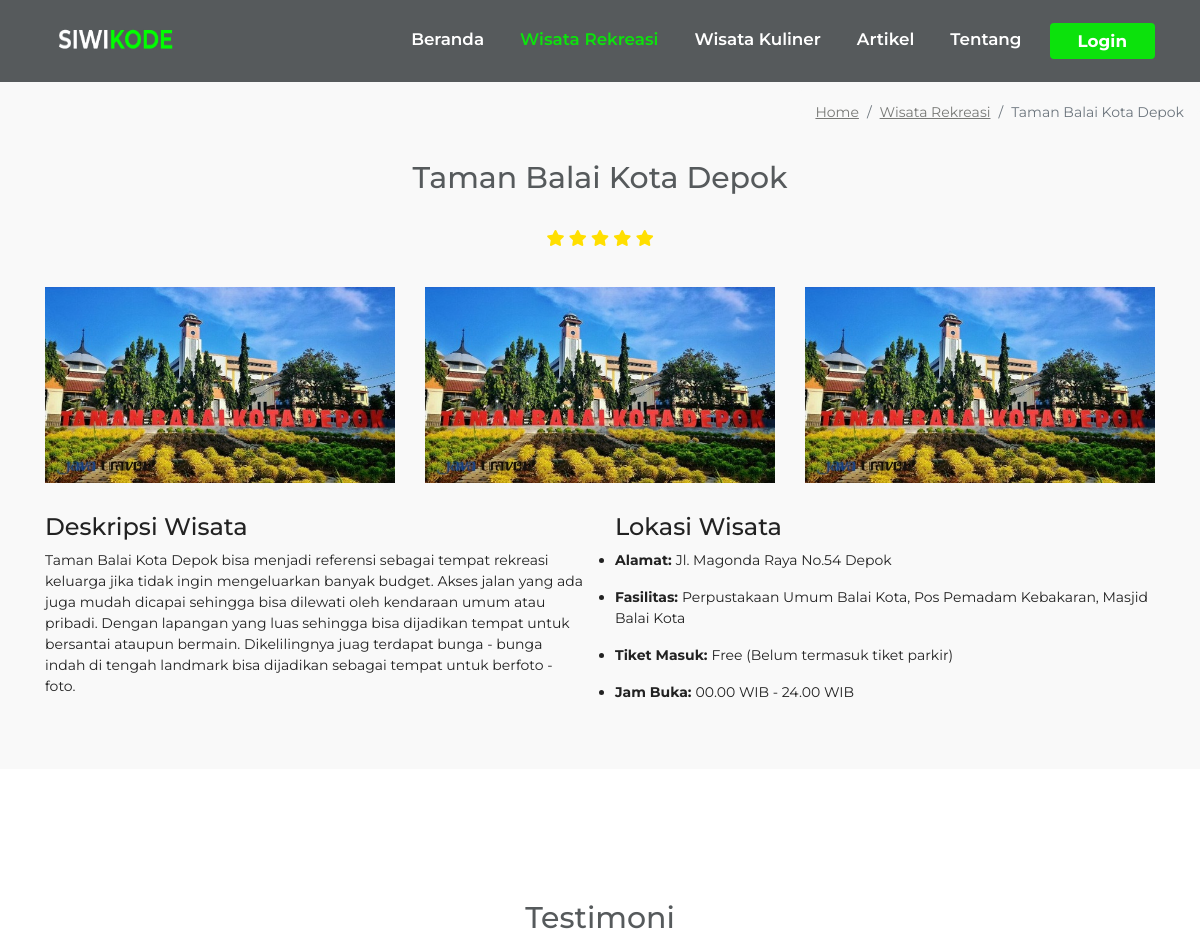
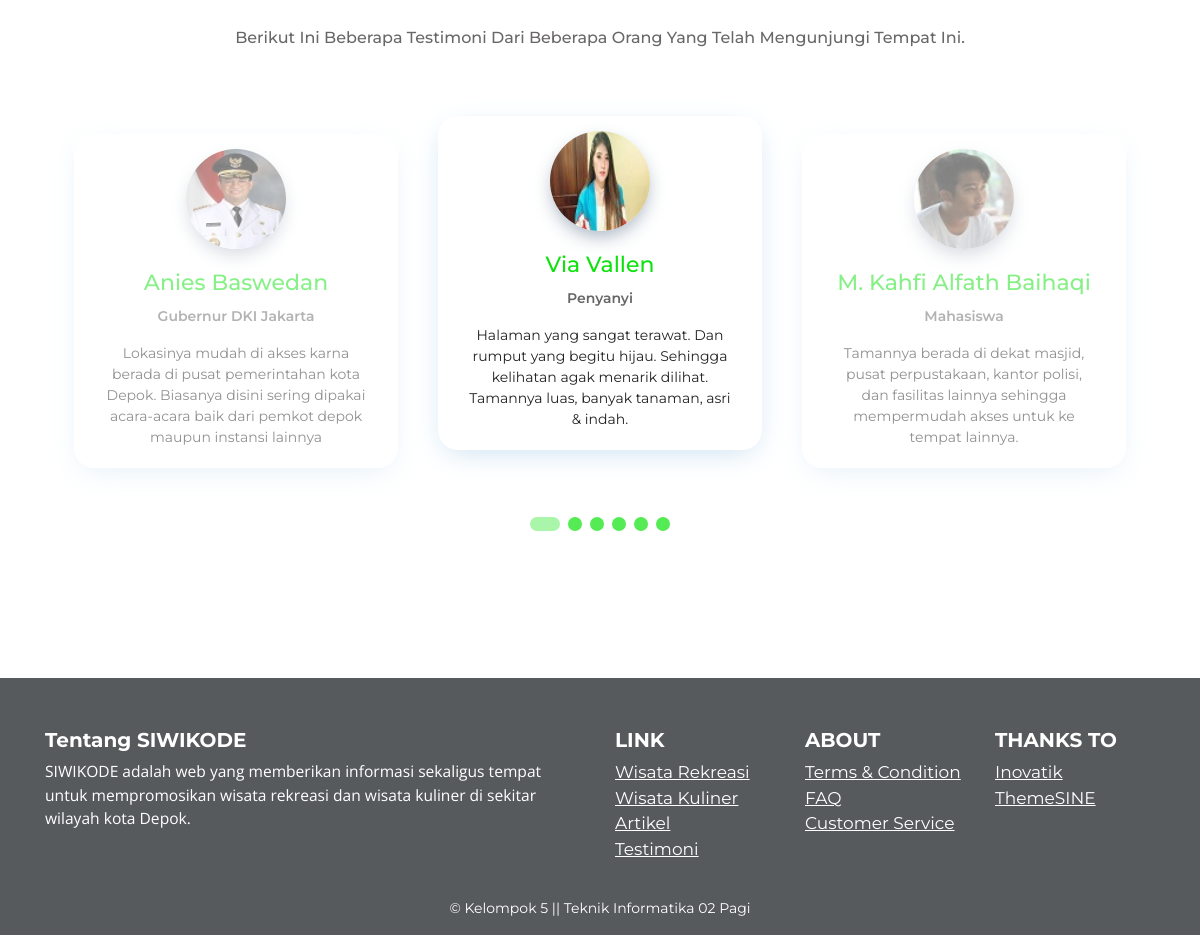
Page /rekreasi/taman-balai-kota-depok on the committed database (2 pictures, top to bottom).
### tables this page shows
CREATE TABLE `nav_home` (
  `id` int(11) NOT NULL,
  `title` varchar(45) NOT NULL,
  `url` varchar(45) NOT NULL,
  `is_active` tinyint(1) NOT NULL
);

CREATE TABLE `rekreasi` (
  `id` int(11) NOT NULL,
  `slug` varchar(100) NOT NULL,
  `name` varchar(50) NOT NULL,
  `image` varchar(100) NOT NULL,
  `jenis_rekreasi_id` int(11) NOT NULL,
  `facility` varchar(120) DEFAULT NULL,
  `address` varchar(100) DEFAULT NULL,
  `ticket` varchar(50) DEFAULT NULL,
  `time_open` varchar(50) DEFAULT NULL,
  `deskripsi` mediumtext DEFAULT NULL
);

### application/modules/home/controllers/Rekreasi.php (called while the page is built, shortened)
<?php
class Rekreasi extends CI_Controller {
    protected $user;
    public function __construct()
    {
        $this->load->model('M_Home');
        $this->load->model('M_Rekreasi');
    }
    public function detail($slug)
    {
        $data['title'] = 'Wisata Rekreasi';
        $data['user'] = $this->user;
        $data['rekreasi'] = $this->M_Rekreasi->getDetailRekreasi($slug);
        $this->load->view('layouts/header',$data);
		$this->load->view('layouts/navbar',$data);
		$this->load->view('v_home/detail_rekreasi',$data);
		$this->load->view('layouts/footer');
    }
}

### index.php (called while the page is built, shortened)
<?php
require_once BASEPATH.'core/CodeIgniter.php';

### application/modules/home/models/M_Rekreasi.php (called while the page is built, shortened)
<?php
class M_Rekreasi extends CI_Model {
    public function getDetailRekreasi($slug)
    {
        return $this->db->get_where('rekreasi', ['slug' => $slug])->row_array();
    }
}

### application/modules/home/views/v_home/detail_rekreasi.php (the view, shortened to what this page needs)
<nav aria-label="breadcrumb" class="sign justify-content-end">
    <ol class="breadcrumb">
        <li class="breadcrumb-item"><a href="<?= base_url('home') ?>" class="a-underlined">Home</a></li>
        <li class="breadcrumb-item"><a href="<?= base_url('home/rekreasi') ?>" class="a-underlined">Wisata Rekreasi</a></li>
        <li class="breadcrumb-item active" aria-current="page"><?= $rekreasi['name']; ?></li>
    </ol>
</nav>
<section class="gallery">
    <div class="container">
        <div class="gallary-header text-center">
            <h2>
                <?= $rekreasi['name']; ?>
            </h2>
            <div class="packages-review">
                <p>
                    <i class="fa fa-star"></i>
                    <i class="fa fa-star"></i>
                    <i class="fa fa-star"></i>
                    <i class="fa fa-star"></i>
                    <i class="fa fa-star"></i>
                </p>
            </div>
        </div>
        <div class="gallery-box">
            <div class="gallery-content">
                <div class="filtr-container">
                    <div class="row">
                        <div class="col-md-4">
                            <div class="filtr-item">
                                <img src="<?= base_url('asset/img/rekreasi/') . $rekreasi['image']; ?>" alt="portfolio image" />
                            </div>
                        </div>
                        <div class="col-md-4">
                            <div class="filtr-item">
                                <img src="<?= base_url('asset/img/rekreasi/') . $rekreasi['image']; ?>" alt="portfolio image" />
                            </div>
                        </div>
                        <div class="col-md-4">
                            <div class="filtr-item">
                                <img src="<?= base_url('asset/img/rekreasi/') . $rekreasi['image']; ?>" alt="portfolio image" />
                            </div>
                        </div>
                    </div>
                </div>
            </div>
        </div>
        <div class="item-desc">
            <div class="row">
                <div class="col-md-6">
                    <div class="title-desc">
                        <h4>Deskripsi Wisata</h4>
                    </div>
                    <div class="pdesc">
                        <p><?= $rekreasi['deskripsi'] ?></p>
                    </div>
                </div>
                <div class="col-md-6">
                    <div class="title-desc">
                        <h4>Lokasi Wisata</h4>
                    </div>
                    <div class="pdesc">
                        <ul>
                            <li>
                                <p><strong>Alamat: </strong> <?= $rekreasi['address'] ?> </p>
                            </li>
                            <li>
                                <p><strong>Fasilitas: </strong> <?= $rekreasi['facility'] ?></p>
                            </li>
                            <li>
                                <p><strong>Tiket Masuk: </strong> <?= $rekreasi['ticket'] ?></p>
                            </li>
                            <li>
                                <p><strong>Jam Buka: </strong> <?= $rekreasi['time_open'] ?></p>
                            </li>
                        </ul>
                    </div>
                </div>
            </div>
        </div>
    </div>
</section>
<section id="testimoni" class="testimonial-section">
    <div class="container px-lg-4 px-md-4">
        <div class="gallary-header text-center">
            <h2>
                Testimoni
            </h2>
            <p>
                Berikut ini beberapa testimoni dari beberapa orang yang telah mengunjungi tempat ini.
            </p>
        </div>
        <div class="row">
            <div class="col-md-12">
                <div class="testimonials">
                    <div class="owl-carousel" id="carousel1">
                        <div class="item">
                            <div class="card text-center">
                                <img class="card-img-top" src="<?= base_url('asset/img/testimoni/') ?>testi1.jpg" alt="img">
                                <div class="card-body">
                                    <h5>Via Vallen</h5>
                                    <p class="job">Penyanyi</p>
                                    <p class="card-text">Halaman yang sangat terawat. Dan rumput yang begitu hijau. Sehingga kelihatan agak menarik dilihat. Tamannya luas, banyak tanaman, asri & indah.</p>
                                </div>
                            </div>
                        </div>
                        <div class="item">
                            <div class="card text-center">
                                <img src="<?= base_url('asset/img/testimoni/') ?>testi3.jpg" class="card-img-top" alt="img">
                                <div class="card-body">
                                    <h5>M. Kahfi Alfath Baihaqi</h5>
                                    <p class="job">Mahasiswa</p>
                                    <p class="card-text"> Tamannya berada di dekat masjid, pusat perpustakaan, kantor polisi, dan fasilitas lainnya sehingga mempermudah akses untuk ke tempat lainnya.</p>
                                </div>
                            </div>
                        </div>
                        <div class="item">
                            <div class="card text-center">
                                <img src="<?= base_url('asset/img/testimoni/') ?>testi2.jpg" class="card-img-top" alt="img">
                                <div class="card-body">
                                    <h5>Anies Baswedan</h5>
                                    <p class="job">Gubernur DKI Jakarta</p>
                                    <p class="card-text">Lokasinya mudah di akses karna berada di pusat pemerintahan kota Depok. Biasanya disini sering dipakai acara-acara baik dari pemkot depok maupun instansi lainnya</p>
                                </div>
                            </div>
                        </div>
                    </div>
                </div>
            </div>
        </div>
    </div>
</section>

### application/modules/home/views/layouts/navbar.php (shortened to what this page needs)
<?php $navbar_home = $this->db->get_where('nav_home', ['is_active' => 1])->result_array();
?>
<?php if ($title == 'Beranda') : ?>
    <nav class="navbar navbar-expand-md navbar-dark navbar-custom fixed-top fadeIn" id="mynav">
    <?php else : ?>
        <nav class="navbar navbar-expand-md navbar-dark nav-colored navbar-custom fixed-top">
        <?php endif; ?>
        <div class="container">
            <a class="navbar-brand logo-image" href="index.html"><img src="<?= base_url() ?>asset/img/SIWIKODE.png"></a>
            <div class="collapse navbar-collapse" id="navbarSupportedContent">
                <ul class="navbar-nav ml-auto">
                    <?php foreach ($navbar_home as $nh) : ?>
                        <?php if ($nh['title'] == $title) :  ?>
                            <li class="nav-item-active">
                            <?php else : ?>
                            <li class="nav-item">
                            <?php endif; ?>
                            <a class="nav-link page-scroll" href="<?= base_url($nh['url']); ?>"><?= $nh['title']; ?></a>
                            </li>
                        <?php endforeach; ?>
                        <?php if ($this->session->userdata('email')) : ?>
                            <li class="nav-item dropdown page-scoll button">
                                <a class="nav-link dropdown-toggle" href="#" id="navbarDropdown" role="button" data-toggle="dropdown" aria-haspopup="true" aria-expanded="false">
                                    <img src="<?= base_url('asset/img/profile/') . $user['image'] ?>" alt="" class="userthumb">
                                </a>
                                <?php if ($user['role_id'] == 1) : ?>
                                    <div class="dropdown-menu" aria-labelledby="navbarDropdown">
                                        <a class="dropdown-item" href="<?= base_url('admin'); ?>">Dashboard</a>
                                        <a class="dropdown-item" href="<?= base_url('logout'); ?>">Logout</a>
                                    </div>
                                <?php elseif ($user['role_id'] == 3) : ?>
                                    <div class="dropdown-menu" aria-labelledby="navbarDropdown">
                                        <a class="dropdown-item" href="<?= base_url('writer'); ?>">Profile</a>
                                        <a class="dropdown-item" href="<?= base_url('logout'); ?>">Logout</a>
                                    </div>
                                <?php else : ?>
                                    <div class="dropdown-menu" aria-labelledby="navbarDropdown">
                                        <a class="dropdown-item" href="<?= base_url('user'); ?>">Profile</a>
                                        <a class="dropdown-item" href="<?= base_url('logout'); ?>">Logout</a>
                                    </div>
                                <?php endif; ?>
                            <?php else : ?>
                                <a href="<?= base_url('auth'); ?>" class="btn btn-solid-lg btn-login">Login</a>
                            <?php endif; ?>
                </ul>
            </div>
        </div>
        </nav>

### asset/css/style.css (style rules this page uses)
* { margin: 0; padding: 0; }
body { position: relative; font-size:14px; color: #222222; background: #fff; font-family: 'Montserrat', sans-serif; margin:0 auto; overflow-x:hidden; }
.a-underlined { color: #787976; text-decoration: underline; }
.logo-image img { width: 9rem; height: 3.5rem; }
.navbar-custom { font: 600 1.05rem/1.05rem "Montserrat", sans-serif; transition: all 0.2s; }
.nav-colored { background-color: #565a5c; }
.navbar-custom .nav-item .nav-link { color: white; }
.navbar-custom .nav-item .nav-link:hover, .navbar-custom .nav-item-active .nav-link, .navbar-custom .nav-item-active .nav-link:hover { color: #0ce20c; }
.nav-link { margin-right: 20px; }
.btn-solid-lg { display: inline-block; border: 0.125rem solid #0ce20c; border-radius: 0.25rem; background-color: #0ce20c; color: #fff; font: 700 1.05rem/0 "Montserrat", sans-serif; text-decoration: none; transition: all 0.2s; }
.btn-login { padding: 0.975rem 1.625rem 0.975rem 1.625rem; }
.sign { background-color: #f9f9f9; display: flex; height: 40px; margin-top: 80px; padding-top: 10px; }
.sign ol { background-color: #f9f9f9; }
.gallery { background: #f9f9f9; padding-bottom: 50px; }
.gallary-header h2 { position:relative; color:#565a5c; font-size:30px; font-weight: 500; text-transform:capitalize; font-family: 'Montserrat', sans-serif; padding-top: 40px; padding-bottom:14px; }
.gallary-header { position:relative; color:#565a5c; font-weight: 500; text-transform:capitalize; font-family: 'Montserrat', sans-serif; }
.gallary-header p { position:relative; color:rgb(105, 102, 102); font-size:16px; font-family: 'Montserrat', sans-serif; margin-top: 17px; padding-bottom: 20px; }
.filtr-container .filtr-item { overflow:hidden; float: left; position:relative; margin-bottom: 30px; }
.filtr-container .filtr-item img { width:100%; height:100%; transition:.5s; -webkit-transition: .5s; -moz-transition: .5s; -ms-transition: .5s; -o-transition: .5s; transition: .5s; }
.packages-review p i { color: #ffdf00; font-size: 16px; }
.testimonial-section { display: flex; justify-content: center; align-items: center; background: #fff; width: 100%; min-height: 100vh; margin-bottom: 50px; }
.testimonials .card { background-color: white; box-shadow: 0 8px 30px -7px #c9dff0; border-radius: 20px; margin: 0 20px; padding: 0 10px; border: 0; }
.testimonials .card .card-img-top { max-width: 100px; border-radius: 50px; margin: 15px auto 0; box-shadow: 0 8px 20px -4px #9fabbb; width: 100px; height: 100px; }
.testimonials .card h5 { color: #0ce20c; font-size: 22px; line-height: 1.3; font-weight: 500; }
.testimonials .card .job { color: #666666; font-weight: 600; }
.owl-item > div { cursor: pointer; margin: 5% 0%; transition: margin 0.4s ease; }
.owl-item.center > div { cursor: pointer; margin: 0; }

### rows in the picture
nav_home: title "Beranda"
nav_home: title "Wisata Rekreasi"
nav_home: title "Wisata Kuliner"
nav_home: title "Artikel"
nav_home: title "Tentang"
rekreasi: name "Taman Balai Kota Depok", image (picture), deskripsi "Taman Balai Kota Depok bisa menjadi referensi sebagai tempat rekreasi keluarga jika tidak ingin mengeluarkan banyak budget. Akses jalan yang ada juga mudah dicapai sehingga bisa dilewati oleh kendaraan umum atau pribadi. Dengan lapangan yang luas sehingga bisa dijadikan tempat untuk bersantai ataupun bermain. Dikelilingnya juag terdapat bunga - bunga indah di tengah landmark bisa dijadikan sebagai tempat untuk berfoto - foto.", address "Jl. Magonda Raya No.54 Depok", facility "Perpustakaan Umum Balai Kota, Pos Pemadam Kebakaran, Masjid Balai Kota", ticket "Free (Belum termasuk tiket parkir)", time_open "00.00 WIB - 24.00 WIB"
